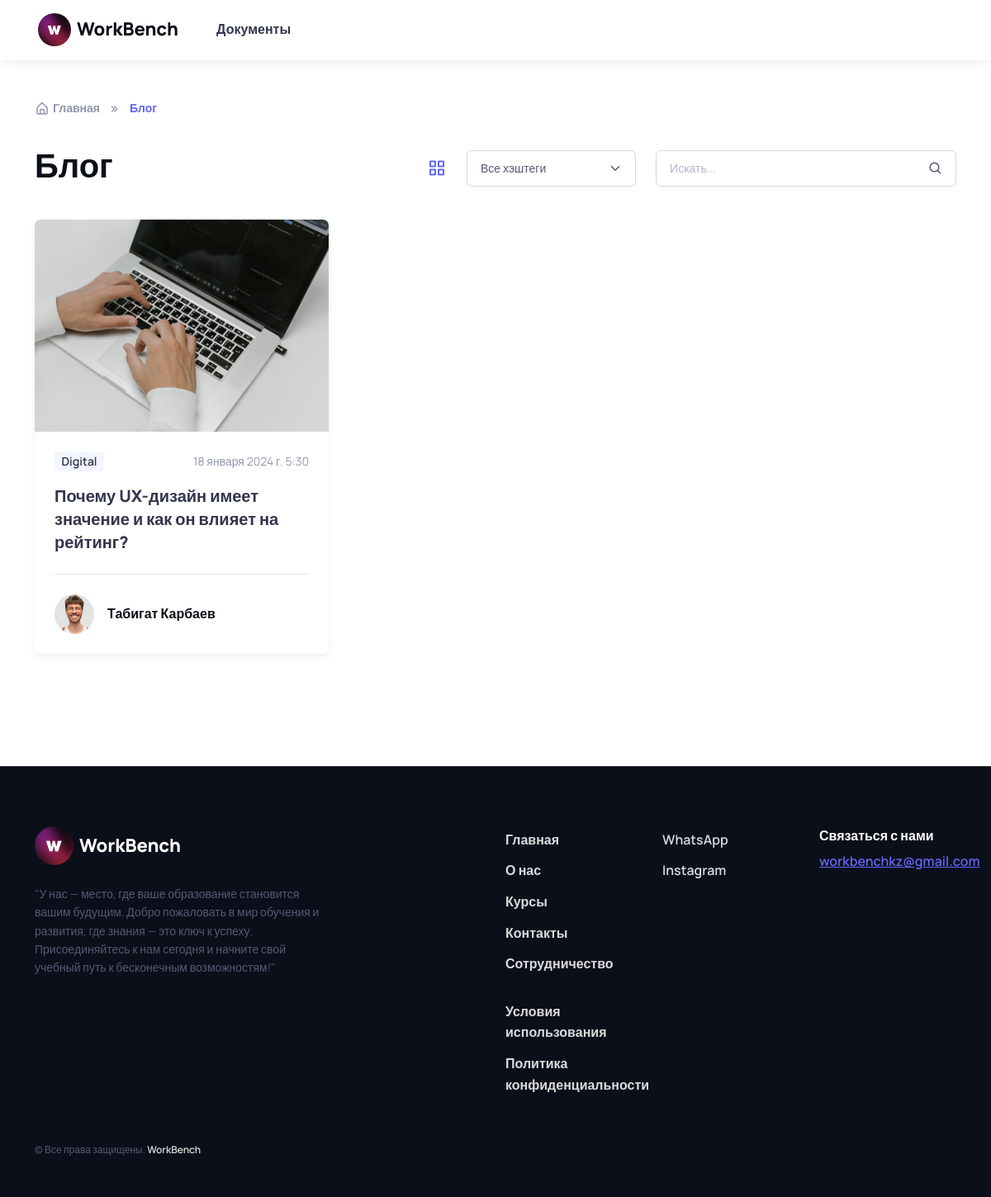
Before: /users/blog/ with the older database file.
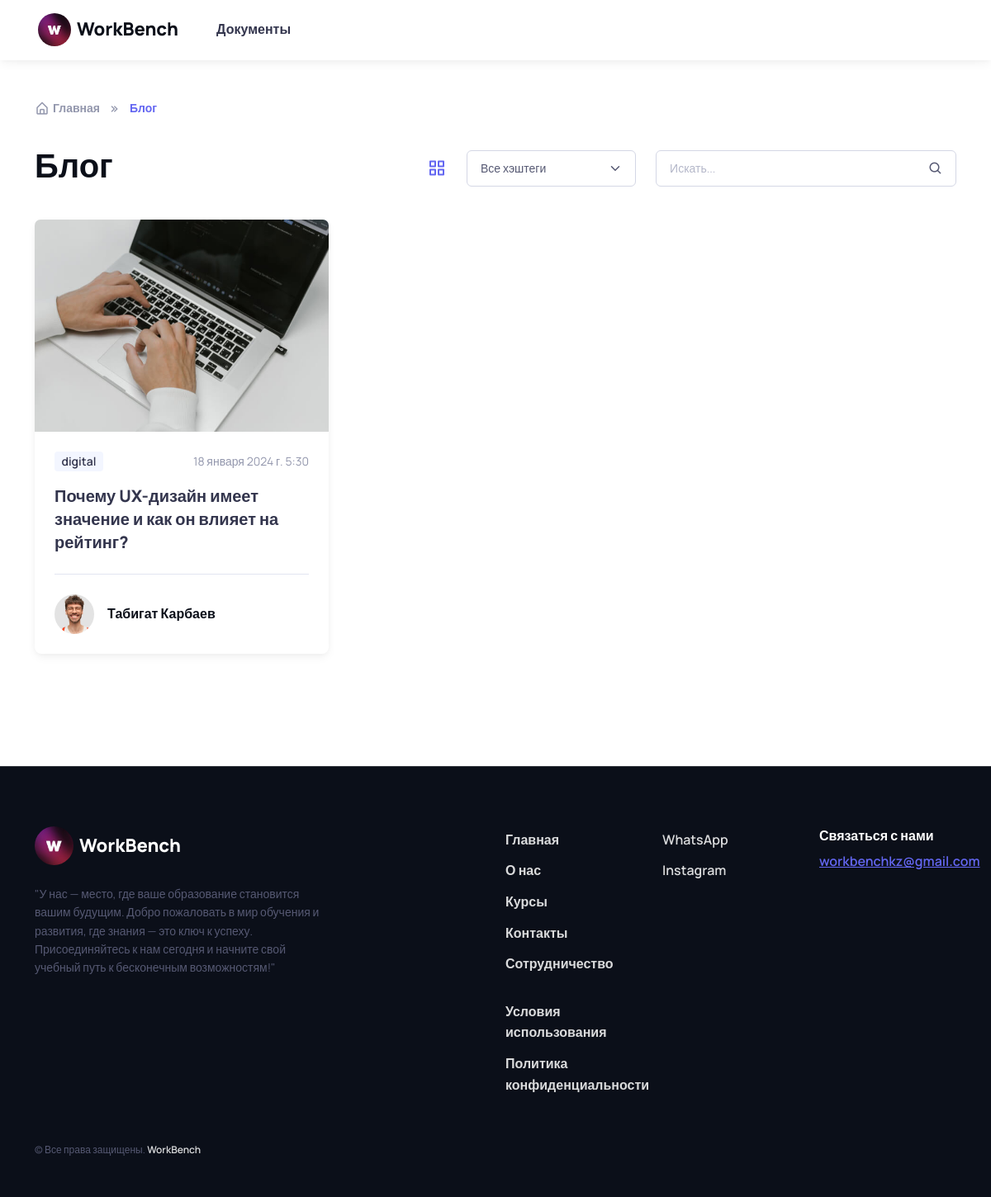
After: the same page with the newer database file.
### blog/models.py (models this page shows, shortened)
class Post(models.Model):
    HASHTAG = (
        ('startups', 'Стартапы'),
        ('programming', 'Программирование'),
        ('digital', 'Цифровизация'),
        ('strategy', 'IT стратегия'),
        ('physics', 'Физика'),
        ('math', 'Математика'),
        ('business', 'IT Бизнес'),
        ('technology', 'Технологии'),
        ('lifehacks', 'Лайфхаки'),
    )
    title = models.CharField(max_length=255, blank=False)
    author = models.CharField(max_length=255, blank=False)
    author_url = models.URLField(blank=True, null=True)
    image = models.ImageField(upload_to='posts/', blank=False)
    video = models.URLField(blank=True, null=True)
    body = models.TextField(blank=False)
    hashtag = models.CharField(max_length=255, choices=HASHTAG, default='programming',blank=False)
    date = models.DateTimeField(auto_now_add=True)
    class Meta:
        ordering = ['-date']
        verbose_name = 'Пост'
        verbose_name_plural = 'Посты'

### blog/views.py (the view)
# urls.py: path('', BlogListView.as_view(), name='blog'),
class BlogListView(ListView):
    model = Post
    template_name = 'student/blog/blog.html'
    context_object_name = 'posts'
    paginate_by = 10
    def get_queryset(self):
        queryset = Post.objects.all().order_by('-date')
        hashtag_filter = self.request.GET.get('hashtag', '')
        if hashtag_filter:
            queryset = queryset.filter(hashtag=hashtag_filter)
        search_query = self.request.GET.get('search', '')
        if search_query:
            search_condition = Q()
            for field in ['title', 'author', 'body', 'hashtag']:
                search_condition |= Q(**{f'{field}__icontains': search_query})
            queryset = queryset.filter(search_condition)
        return queryset
    def get_context_data(self, **kwargs):
        context = super().get_context_data(**kwargs)
        paginator = Paginator(context['posts'], self.paginate_by)
        page = self.request.GET.get('page')
        try:
            context['posts'] = paginator.page(page)
        except PageNotAnInteger:
            context['posts'] = paginator.page(1)
        except EmptyPage:
            context['posts'] = paginator.page(paginator.num_pages)
        return context

### templates/student/blog/blog.html (shortened to what this page needs)
{% extends 'student/blog/base.html' %}
{% load static %}
{% load static %}
        {% block content %}
      <nav class="container mt-lg-4 pt-5" aria-label="breadcrumb">
        <ol class="breadcrumb mb-0 pt-5">
          <li class="breadcrumb-item">
            <a href="{% url 'users:student:dashboard' %}"><i class="bx bx-home-alt fs-lg me-1"></i>Главная</a>
          </li>
          <li class="breadcrumb-item active" aria-current="page">Блог</li>
        </ol>
      </nav>
      <section class="container mt-4 mb-lg-5 pt-lg-2 pb-5">
        <div class="row align-items-end gy-3 mb-4 pb-lg-3 pb-1">
          <div class="col-lg-5 col-md-4">
            <h1 class="mb-2 mb-md-0">Блог</h1>
          </div>
          <div class="col-lg-7 col-md-8">
            <form class="row gy-2" method="get" action="{% url 'users:blog:blog' %}">
                <div class="col-lg-5 col-sm-6">
                    <div class="d-flex align-items-center">
                        <div class="nav flex-nowrap me-sm-4 me-3">
                            <a href="blog-grid-no-sidebar.html" class="nav-link p-0 active" aria-label="Grid view">
                                <i class="bx bx-grid-alt fs-4"></i>
                            </a>
                        </div>
                        <select class="form-select" name="hashtag" id="hashtag" onchange="this.form.submit()">
                            <option value="" {% if not request.GET.hashtag %}selected{% endif %}>Все хэштеги</option>
                        </select>
                    </div>
                </div>
                <div class="col-lg-7 col-sm-6">
                    <div class="input-group">
                        <input type="text" class="form-control pe-5 rounded" placeholder="Искать..." name="search" value="{{ request.GET.search }}">
                        <i class="bx bx-search position-absolute top-50 end-0 translate-middle-y me-3 zindex-5 fs-lg"></i>
                    </div>
                </div>
            </form>
          </div>
        </div>
        <div class="row row-cols-lg-3 row-cols-sm-2 row-cols-1 gy-md-4 gy-2">
            {% for post in posts %}
          <div class="col pb-3">
            <article class="card border-0 shadow-sm h-100">
              <div class="position-relative">
                <a href="{% url 'users:blog:blog_detail' pk=post.pk %}" class="position-absolute top-0 start-0 w-100 h-100" aria-label="Читать далее"></a>
                <img src="{{ post.image.url }}" class="card-img-top" alt="Image">
              </div>
              <div class="card-body pb-4">
                <div class="d-flex align-items-center justify-content-between mb-3">
                  <a href="#" class="badge fs-sm text-nav bg-secondary text-decoration-none">{{ post.hashtag }}</a>
                  <span class="fs-sm text-muted">{{ post.date}}</span>
                </div>
                <h3 class="h5 mb-0">
                  <a href="{% url 'users:blog:blog_detail' pk=post.pk %}">{{ post.title }}</a>
                </h3>
              </div>
              <div class="card-footer py-4">
                <a href="#" class="d-flex align-items-center fw-bold text-dark text-decoration-none">
                  <img src="{% static 'student/images/01_1.jpg' %}" class="rounded-circle me-3" width="48" alt="Avatar">
                    {{ post.author }}
                </a>
              </div>
            </article>
          </div>
            {% endfor %}
        </div>
        <nav aria-label="Page navigation example">
          <ul class="pagination justify-content-center pt-md-4 pt-2">
          </ul>
        </nav>
      </section>
        {% endblock %}

Changed rows visible on the page:
changed Post "Почему UX-дизайн имеет значение и как он влияет на рейтинг?": hashtag "Digital" → "digital"
